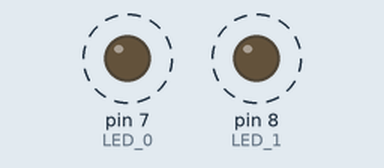
Simulated run of this sketch. Board: Arduino Uno, built with avr-gcc and run on an emulated ATmega328P. On the bench: output pins drawn as LEDs (lit = HIGH). Dashed ring = blinking.

Above: at 0.5 s.
Timing chart, 0 to 4.6 s (numbered marks = the images above):
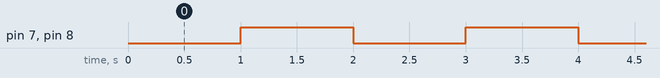

The sketch:

Loop_TaskVirtuale.ino
```cpp
#define LED_0 7
#define LED_1 8

//Delay Virtuale                       0  1
unsigned long ResetTimerVirtuale[] = { 0, 0};
//                        0     1
int DelayVirtuale[] = { 1000, 1000};

void setup() {
  pinMode(LED_0, OUTPUT);
  pinMode(LED_1, OUTPUT);
}

void loop() {
  Loop_LED_0();
  Loop_LED_1();
}
```

Loop_LED_0.ino
```cpp
void Loop_LED_0() {
  if (millis() >= (ResetTimerVirtuale[0] + DelayVirtuale[0])) {
    ResetTimerVirtuale[0] = millis();
    digitalWrite(LED_0, !digitalRead(LED_0));
  }
}
```

Loop_LED_1.ino
```cpp
void Loop_LED_1() {
  if (millis() >= (ResetTimerVirtuale[1] + DelayVirtuale[1])) {
    ResetTimerVirtuale[1] = millis();
    digitalWrite(LED_1, !digitalRead(LED_1));
  }
}
```

Measured:
- by itself, pin 7 (LED_0), pin 8 (LED_1): alternates HIGH for 1.0 s and LOW for 1.0 s
